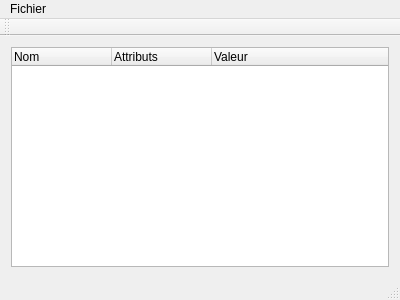
<?xml version="1.0" encoding="UTF-8"?>
<ui version="4.0">
 <class>MainWindow</class>
 <widget class="QMainWindow" name="MainWindow">
  <property name="geometry">
   <rect>
    <x>0</x>
    <y>0</y>
    <width>400</width>
    <height>300</height>
   </rect>
  </property>
  <property name="windowTitle">
   <string>XMLGenerator</string>
  </property>
  <widget class="QWidget" name="centralWidget">
   <layout class="QHBoxLayout" name="horizontalLayout">
    <item>
     <widget class="XMLTree" name="mainXMLTree">
      <column>
       <property name="text">
        <string notr="true">Nom</string>
       </property>
      </column>
      <column>
       <property name="text">
        <string>Attributs</string>
       </property>
      </column>
      <column>
       <property name="text">
        <string>Valeur</string>
       </property>
      </column>
     </widget>
    </item>
   </layout>
  </widget>
  <widget class="QMenuBar" name="menuBar">
   <property name="geometry">
    <rect>
     <x>0</x>
     <y>0</y>
     <width>400</width>
     <height>21</height>
    </rect>
   </property>
   <widget class="QMenu" name="menuFichier">
    <property name="title">
     <string>Fichier</string>
    </property>
    <addaction name="actionNouveau"/>
    <addaction name="actionOuvrir"/>
    <addaction name="separator"/>
    <addaction name="actionQuitter"/>
   </widget>
   <addaction name="menuFichier"/>
  </widget>
  <widget class="QToolBar" name="mainToolBar">
   <attribute name="toolBarArea">
    <enum>TopToolBarArea</enum>
   </attribute>
   <attribute name="toolBarBreak">
    <bool>false</bool>
   </attribute>
  </widget>
  <widget class="QStatusBar" name="statusBar"/>
  <action name="actionNouveau">
   <property name="text">
    <string>Nouveau</string>
   </property>
   <property name="shortcut">
    <string>Ctrl+N</string>
   </property>
  </action>
  <action name="actionOuvrir">
   <property name="text">
    <string>Ouvrir</string>
   </property>
   <property name="shortcut">
    <string>Ctrl+O</string>
   </property>
  </action>
  <action name="actionQuitter">
   <property name="text">
    <string>Quitter</string>
   </property>
   <property name="shortcut">
    <string>Ctrl+Q</string>
   </property>
  </action>
 </widget>
 <layoutdefault spacing="6" margin="11"/>
 <customwidgets>
  <customwidget>
   <class>XMLTree</class>
   <extends>QTreeWidget</extends>
   <header location="global">xmltree.h</header>
  </customwidget>
 </customwidgets>
 <resources/>
 <connections>
  <connection>
   <sender>actionQuitter</sender>
   <signal>triggered()</signal>
   <receiver>MainWindow</receiver>
   <slot>close()</slot>
   <hints>
    <hint type="sourcelabel">
     <x>-1</x>
     <y>-1</y>
    </hint>
    <hint type="destinationlabel">
     <x>199</x>
     <y>149</y>
    </hint>
   </hints>
  </connection>
 </connections>
</ui>
